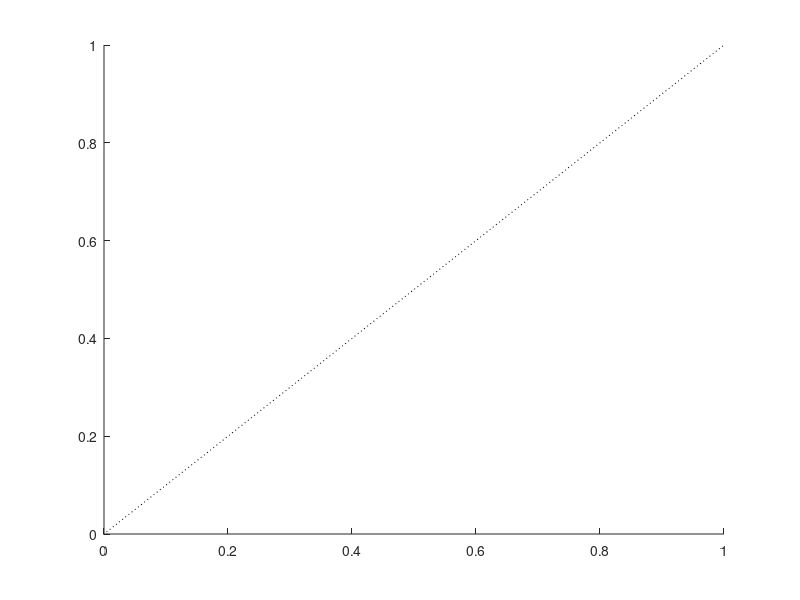

This figure's MATLAB source:
function ig_add_equality_line
%IG_ADD_EQUALITY_LINE		- add equality line

xlim = get(gca,'Xlim');
ylim = get(gca,'ylim');

xy = 1*max( [ abs(min([xlim(1) ylim(1)])) abs(max([xlim(2) ylim(2)])) ] );

line(xy*[-1 1],xy*[-1 1],'Color','k','LineStyle',':');
set(gca,'Xlim',xlim,'Ylim',ylim);
